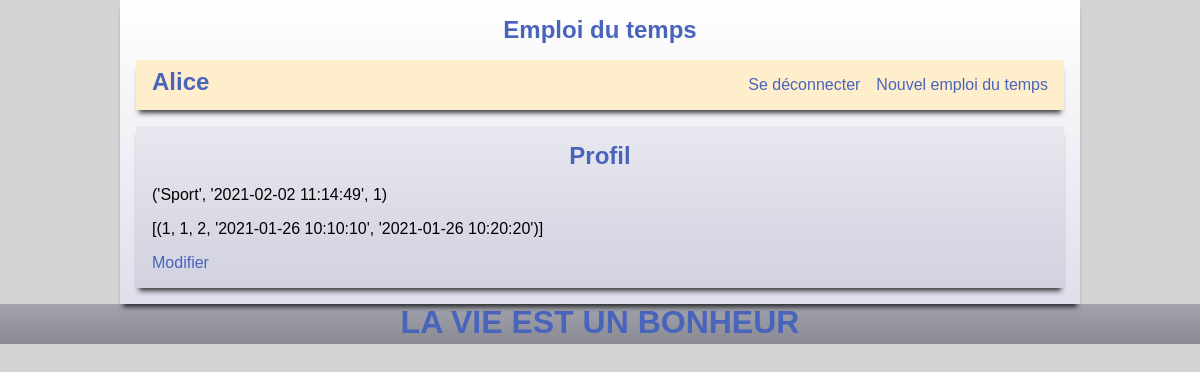
The app's page /profil (signed in), older data.
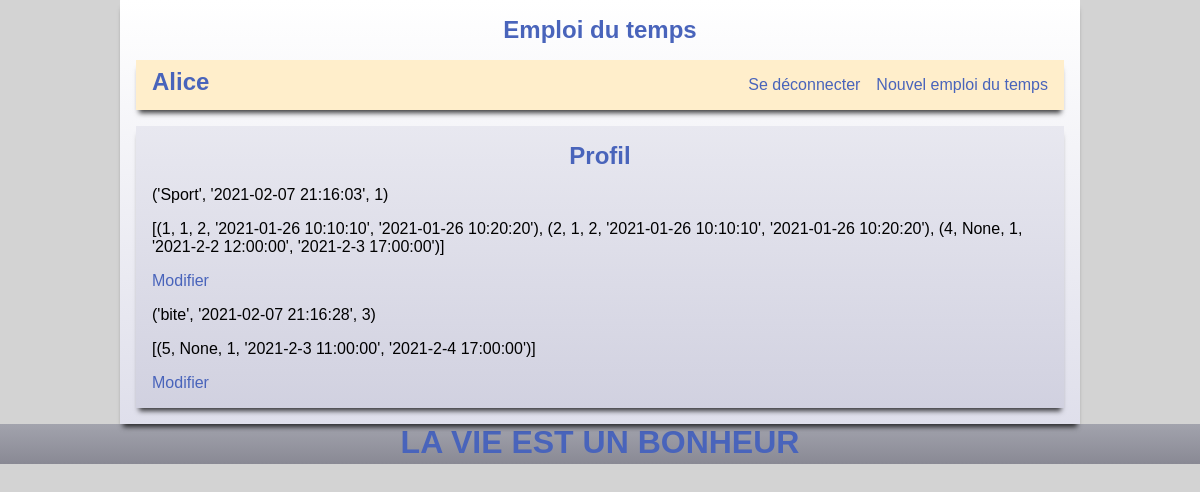
The same page, newer data.
### tables this page shows
CREATE TABLE emploi (
  id_e      INTEGER     PRIMARY KEY AUTOINCREMENT,
  auteur_id INTEGER     NOT NULL REFERENCES membres (id_m),
  cree_le   TIMESTAMP   NOT NULL DEFAULT CURRENT_TIMESTAMP,
  nom       VARCHAR(50) NOT NULL
);

### app.py (the view)
@app.route('/profil')
def profil():
    global emplois
    emplois = recuperer_emplois(session['userid'])
    return render_template('profil.html', emplois = emplois)

### db.py (called while the page is built)
def recuperer_emplois(id):
    with db.connect("emploi.db") as c:
        curs = c.execute("""SELECT nom, cree_le, id_e FROM emploi WHERE auteur_id = ?""", (id,))
        emplois = curs.fetchall()
        result = [0] * len(emplois)
        for i in range(len(emplois)):
            curs = c.execute("""SELECT id_h, groupe_id, lieu_id, debut, fin FROM horaire WHERE emploi_id = ?""", (emplois[i][2],))
            horaires = curs.fetchall()
            result[i] = (emplois[i], horaires)
        return result

### templates/profil.html
{% extends 'base.html' %}
{% block entete %}
    <h2>Profil</h2>
{% endblock %}
{% block contenu %}
    {% if emplois != None %}
        {% for emploi in emplois %}
            <p>{{ emploi[0] }}</p><p>{{ emploi[1] }}</p>
            <a href='{{ url_for("setemploi", id_emploi=emploi[0][2]) }}'>Modifier</a>
        {% endfor %}
    {% endif %}
{% endblock %}

### templates/base.html (shortened to what this page needs)
<!DOCTYPE html>
<html>
    <head>
        {% include 'head.html' %}
    </head>
    <body>
        <section id='corps'>
        <h1><a href='{{ url_for("accueil") }}'>Emploi du temps</a></h1>
        <nav>
            {% include 'nav.html' %}
        </nav>
            <section id='articles'>
            <header>
                {% block entete %}{% endblock %}
            </header>
            {% block contenu %}{% endblock %}
            </section>
        </section>
        <footer>
            {% include 'footer.html' %}
        </footer>
    </body>
</html>

### templates/head.html
<link rel="stylesheet" href="{{ url_for('static', filename='style.css') }}">

### templates/nav.html
{% if 'userid' in session %}
<h2><a href='{{ url_for("profil") }}'>{{ session['usernickname'] }}</a></h2>
<ul>
    <li><a href='{{ url_for("logout") }}'>Se déconnecter</a></li>
    <li><a href='{{ url_for("ajouter") }}'>Nouvel emploi du temps</a></li>
</ul>
{% else %}
<h2>Non connecté</h2>
<ul>
    <li><a href='{{ url_for("login") }}'>S'identifier</a></li>
    <li><a href='{{ url_for("register") }}'>Créer un compte</a></li>
</ul>
{% endif %}

### templates/footer.html
<h1>LA VIE EST UN BONHEUR</h1>

### static/style.css (style rules this page uses)
html { font-family: sans-serif; background: lightgrey; }
body { margin: 0 auto; }
body h1 { margin-top: 0; margin-bottom: 1rem; padding-top: 1rem; text-align: center; }
body h2 { text-align: center; margin: 0; }
footer { padding-top: 0; position: relative; background: linear-gradient(rgb(162, 163, 173), rgb(137, 137, 148)); height: 40px; z-index: 9; }
footer h1 { padding: 0; margin-bottom: 0; }
nav { margin-left: 1rem; margin-right: 1rem; display: flex; height: 50px; justify-content: space-between; align-items: baseline; background: rgb(255, 238, 203); -webkit-box-shadow: 0px 6px 5px -3px rgba(0,0,0,0.75); box-shadow: 0px 6px 5px -3px rgba(0,0,0,0.75); }
nav h2 { padding-left: 1rem; margin: .5rem auto; margin-left : 0; }
nav ul { display: flex; list-style-type: none; }
nav ul li { margin-right: 1rem; }
a { text-decoration: none; }
#corps { position: relative; z-index: 10; max-width: 960px; margin: 0 auto; background: linear-gradient(white, rgb(223, 223, 235)); padding-bottom: 1rem; -webkit-box-shadow: 0px 6px 5px -3px rgba(0,0,0,0.75); box-shadow: 0px 6px 5px -3px rgba(0,0,0,0.75); }
#articles { margin: 1rem; margin-bottom: 0; background: linear-gradient(rgb(232, 232, 240), rgb(209, 209, 224)); padding: 1rem; -webkit-box-shadow: 0px 6px 5px -3px rgba(0,0,0,0.75); box-shadow: 0px 6px 5px -3px rgba(0,0,0,0.75); }
h1, h2, h3, a { color: rgb(73, 100, 187); }

Row changes from the older to the newer data that the page shows:
changed emploi (number 1 of 2 on the later page): emploi "('Sport', '2021-02-02 11:14:49', 1)" → "('Sport', '2021-02-07 21:16:03', 1)"; emploi "[(1, 1, 2, '2021-01-26 10:10:10', '2021-01-26 10:20:20')]" → "…2, '2021-01-26 10:10:10', '2021-01-26 10:20:20'), (2, 1, 2, '2021-01-26 10:10:10', '2021-01-26 10:20:20'), (4, None, 1, '2021-2-2 12:00:00', '2021-2-3 17:00:00')]"
added emploi: emploi "('bite', '2021-02-07 21:16:28', 3)", emploi "[(5, None, 1, '2021-2-3 11:00:00', '2021-2-4 17:00:00')]"
